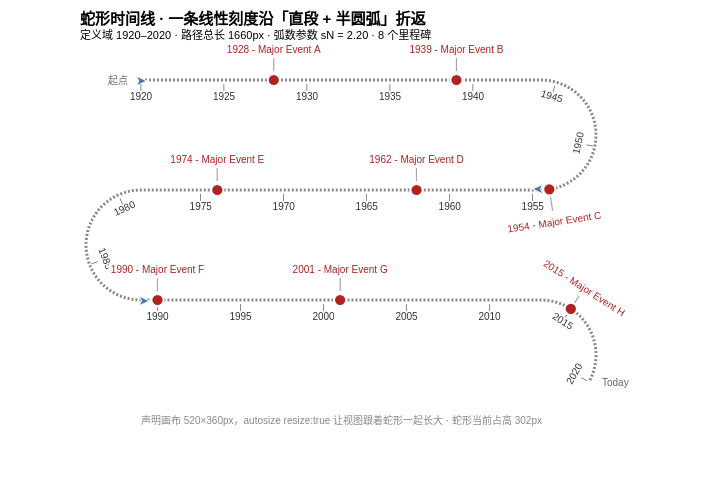

This figure's Vega-Lite source:
### Vega specification from a JSON file in a GitHub repository (floating-point values rounded to 4 significant figures)
{"$schema": "https://vega.github.io/schema/vega/v6.json", "description": "官方 serpentine-timeline 精读：把一条线性刻度沿「直段 + 半圆弧」反复交替的蛇形路径展开，刻度线、刻度标签、里程碑、方向箭头全部由同一组几何公式定位", "width": 520, "height": 360, "padding": {"left": 80, "top": 12, "right": 44, "bottom": 52}, "autosize": {"type": "pad", "resize": true}, "title": {"text": "蛇形时间线 · 一条线性刻度沿「直段 + 半圆弧」折返", "anchor": "start", "offset": 4, "fontSize": 15, "subtitle": {"signal": "'定义域 ' + sDomain[0] + '–' + sDomain[1] + ' · 路径总长 ' + format(sL, '.0f') + 'px · ' + '弧数参数 sN = ' + format(sN, '.2f') + ' · ' + length(data('dataset')) + ' 个里程碑'"}, "subtitleFontSize": 11}, "signals": [{"name": "straightW", "description": "几何：每段直段的水平长度（px）。官方把这个 signal 直接命名成 width，等于顶替内建信号；本例改名，画布尺寸与蛇形几何彻底解耦", "value": 400, "bind": {"input": "range", "name": "直段长度 (px)：", "min": 120, "max": 440, "step": 10}}, {"name": "sH", "description": "几何：半圆弧的直径（px）。它同时是相邻两条直段的垂直行距 —— 弧走完正好下降一个直径", "value": 110, "bind": {"input": "range", "name": "弧直径 (px)：", "min": 40, "max": 180, "step": 5}}, {"name": "sN", "description": "几何：弧的个数。整数时路径正好是 sN+1 段完整直段 + sN 段完整弧；小数部分是按「直段+弧」整周期算的，不是按弧算 —— sN=2.2 表示 2 个整弧之后再走 0.2 个周期（0.2·sWsA），默认参数下落在第三个弧的 66% 处，而不是 20% 处", "value": 2.2, "bind": {"input": "range", "name": "弧数：", "min": 0, "max": 5, "step": 0.05}}, {"name": "tC", "description": "刻度：沿整条路径均匀铺多少个刻度（含首尾两端）。下限取 2：tC=0 会让 tickDomain 变 0 行（本仓库校验器断言每个数据集行数 > 0），tC=1 只剩一个刻度、画不出轴。注意 (tC-1) 那个分母并不会真的除到 0 —— id === 1 的分支先把它挡住了", "value": 21, "bind": {"input": "range", "name": "刻度数：", "min": 2, "max": 41, "step": 1}}, {"name": "mO", "description": "里程碑：标记点到标签的法向偏移量（px）", "value": 35, "bind": {"input": "range", "name": "里程碑偏移 (px)：", "min": 10, "max": 60, "step": 1}}, {"name": "sT", "description": "样式：蛇形线的线宽", "value": 3, "bind": {"input": "range", "name": "线宽：", "min": 1, "max": 10, "step": 0.5}}, {"name": "labelsOnHover", "description": "交互：只在 hover 到里程碑时显示它的标签（标签互相压字时打开）", "value": false, "bind": {"input": "checkbox", "name": "标签仅 hover 时显示："}}, {"name": "includeArrows", "description": "交互：是否画每段起点的方向箭头。官方用 filter 把箭头数据集过滤空，本例改成控制 opacity，避免出现「可以为 0 行」的数据集", "value": true, "bind": {"input": "checkbox", "name": "显示方向箭头："}}, {"name": "reverse", "description": "交互：把 sS1 比例尺整体反向（时间轴从路径末端往回走），箭头与首尾注记会一起翻转", "value": false, "bind": {"input": "checkbox", "name": "反向时间轴："}}, {"name": "annotationStart", "description": "注记：路径起点处的文字", "value": "起点", "bind": {"input": "text", "name": "起点注记："}}, {"name": "annotationEnd", "description": "注记：路径终点处的文字", "value": "Today", "bind": {"input": "text", "name": "终点注记："}}, {"name": "tLO", "description": "刻度：刻度标签沿法向的偏移量（px）。不绑控件，作为「可调但不常调」的参数留在检视面板里", "value": 8}, {"name": "domainOverride", "description": "定义域：想手工指定时写成 [1900, 2020]；为 null（或零跨度的 [2000, 2000]）则退回从数据算。官方这里写的是 init: [year(now())-100, year(now())] —— 依赖当前时间，无头校验每年结果都不一样", "value": null}, {"name": "dataDomain", "description": "定义域：从数据取极值，空表或零跨度时兜底到 [1920, 2020]（本仓库铁律：data 驱动的 domain 必须兜底，否则 scale 会退化成 [NaN, NaN] 或零跨度）", "update": "span(extent(pluck(data('dataset'), 'domain'))) > 0 ? extent(pluck(data('dataset'), 'domain')) : [1920, 2020]"}, {"name": "sDomain", "description": "定义域：优先用 domainOverride（要求跨度非零，否则 lineStep 会变 0、蛇形线退化成 0 行），否则把数据极值向外取整到整十年（1928..2015 → 1920..2020）", "update": "isValid(domainOverride) && span(domainOverride) != 0 ? domainOverride : [floor(dataDomain[0] / 10) * 10, ceil(dataDomain[1] / 10) * 10]"}, {"name": "sA", "description": "几何：一段半圆弧的弧长 = π·(sH/2) = sH·π/2", "update": "sH * PI / 2"}, {"name": "sWsA", "description": "几何：一个「直段 + 弧」周期的长度，蛇形几何的模数", "update": "straightW + sA"}, {"name": "sL", "description": "几何：路径总长 = (sN+1) 段直段 + sN 段弧", "update": "(sN + 1) * straightW + sN * sA"}, {"name": "sRange", "description": "比例尺：sS1 的 range 就是「沿路径的弧长」区间 [0, sL]", "update": "[0, sL]"}, {"name": "sD", "description": "样式：蛇形线的虚线数组", "update": "[2, 2]"}, {"name": "lineSteps", "description": "采样：蛇形线用多少段折线近似（>=400 时肉眼看不出棱角）", "value": 600}, {"name": "lineStep", "description": "采样：折线顶点在 domain 上的步长。写成 span/步数 而不是官方的固定 0.1，换定义域（比如毫秒时间戳）也不会爆行数", "update": "span(sDomain) / lineSteps"}, {"name": "plotH", "description": "布局：蛇形实际占用的高度，从 serpentine 数据集反算。官方把这个 signal 命名成 height（顶替内建信号，让画布自己长高）；本例改名，只用它来摆放脚注文字", "update": "length(data('serpentine')) ? extent(pluck(data('serpentine'), 'y'))[1] : 0"}, {"name": "annotations", "description": "注记：把两个文本框合成一个对象，text mark 里按 category 取用", "update": "{start: (isValid(annotationStart) ? annotationStart : ''), end: (isValid(annotationEnd) ? annotationEnd : '')}"}, {"name": "hoverFocus", "description": "交互：当前 hover 的里程碑元组（没有则 null）。官方写 value: 0 —— isValid(0) 为真，初始态就已经算「有焦点」了，这里改成 null", "value": null, "on": [{"events": "@milestone_markers:mouseover", "update": "datum"}, {"events": "@milestone_markers:mouseout", "update": "null"}]}], "scales": [{"name": "sS1", "type": "linear", "zero": false, "reverse": {"signal": "reverse"}, "domain": {"signal": "sDomain"}, "range": {"signal": "sRange"}}], "data": [{"name": "dataset", "comment": "里程碑事件表，照抄官方示例的 8 行（domain 是年份，label 是事件名）", "values": [{"domain": 1928, "label": "Major Event A"}, {"domain": 1939, "label": "Major Event B"}, {"domain": 1954, "label": "Major Event C"}, {"domain": 1962, "label": "Major Event D"}, {"domain": 1974, "label": "Major Event E"}, {"domain": 1990, "label": "Major Event F"}, {"domain": 2001, "label": "Major Event G"}, {"domain": 2015, "label": "Major Event H"}]}, {"name": "serpentineDomain", "comment": "蛇形线的折线顶点：在 domain 上均匀采样 lineSteps+1 个值。sequence 是右开区间，所以 stop 要加半步才能把末点包进来", "values": [{}], "transform": [{"type": "formula", "expr": "sequence(sDomain[0], sDomain[1] + lineStep / 2, lineStep)", "as": "domain"}, {"type": "flatten", "fields": ["domain"]}]}, {"name": "tickDomain", "comment": "刻度值：先造 1..tC 的序号，再线性插值成 domain 值并取整；首尾两个刻度直接锚到 sDomain 端点", "values": [{}], "transform": [{"type": "formula", "expr": "sequence(1, tC + 1, 1)", "as": "id"}, {"type": "flatten", "fields": ["id"]}, {"type": "formula", "expr": "round(datum.id === 1 ? sDomain[0] : datum.id === tC ? sDomain[1] : sDomain[0] + span(sDomain) * ((datum.id - 1) / (tC - 1)))", "as": "domain"}, {"type": "project", "fields": ["domain"]}]}, {"name": "componentEncodings", "comment": "全图唯一的几何流水线：五类构件（起点注记 / 蛇形线顶点 / 里程碑 / 刻度 / 终点注记）共用同一套公式，把 domain 值算成 (x, y, labelAngle, side, direction)", "values": [{"category": "start"}, {"category": "serpentine"}, {"category": "milestone"}, {"category": "tick"}, {"category": "end"}], "transform": [{"type": "formula", "comment": "每类构件取自己那串 domain 值（起点/终点各取一个端点，反向时互换）", "expr": "datum.category === 'start' ? [sDomain[reverse ? 1 : 0]] : datum.category === 'serpentine' ? pluck(data('serpentineDomain'), 'domain') : datum.category === 'milestone' ? pluck(data('dataset'), 'domain') : datum.category === 'tick' ? pluck(data('tickDomain'), 'domain') : [sDomain[reverse ? 0 : 1]]", "as": "domain"}, {"type": "flatten", "fields": ["domain"]}, {"type": "formula", "expr": "+datum.domain", "as": "domain"}, {"type": "window", "comment": "组内序号，供 segment_ends 找每段的第一个顶点（row_number 不像 rank 那样遇并列多吐行）", "ops": ["row_number"], "sort": {"field": "domain"}, "groupby": ["category"], "as": ["id"]}, {"type": "formula", "comment": "第 1 步：domain 值 → 沿路径的弧长 sK（数据变换里可以直接调 scale()）", "expr": "scale('sS1', datum.domain)", "as": "sK"}, {"type": "formula", "comment": "第 2 步：第几个「直段+弧」周期", "expr": "floor(datum.sK / sWsA)", "as": "i"}, {"type": "formula", "comment": "第 3 步：周期内位移", "expr": "datum.sK % sWsA", "as": "r"}, {"type": "formula", "comment": "第 4 步：弧内圆心角（弧长/半径），r<straightW 时为负数、用不到", "expr": "(datum.r - straightW) / (sH / 2)", "as": "alpha"}, {"type": "formula", "comment": "第 5 步：判定落在直段还是弧上", "expr": "datum.r <= straightW ? 'straight' : 'arc'", "as": "type"}, {"type": "formula", "comment": "第 6 步：直段部分的 x —— 偶数段左→右取 min(r, W)，奇数段右→左取 max(W-r, 0)", "expr": "datum.i % 2 == 0 ? min(datum.r, straightW) : max(straightW - datum.r, 0)", "as": "xStraight"}, {"type": "formula", "comment": "第 7 步：弧上再叠加 ±sin(alpha)·sH/2 的横向分量（偶数段向右凸，奇数段向左凸）", "expr": "datum.type === 'straight' ? datum.xStraight : datum.xStraight + (datum.i % 2 == 0 ? 1 : -1) * sin(datum.alpha) * sH / 2", "as": "x"}, {"type": "formula", "comment": "第 8 步：y —— 直段是 i·sH，弧上再加 (1-cos(alpha))·sH/2，alpha 走到 π 时正好降满一个 sH", "expr": "datum.i * sH + (datum.type === 'straight' ? 0 : (1 - cos(datum.alpha)) * sH / 2)", "as": "y"}, {"type": "formula", "comment": "弧凸向画布的哪一侧", "expr": "datum.type === 'straight' ? null : datum.i % 2 === 0 ? 'right' : 'left'", "as": "side"}, {"type": "formula", "comment": "在弧的上半还是下半（决定标签要不要翻 180°）", "expr": "datum.type === 'straight' ? null : datum.alpha < PI / 2 ? 'top' : 'bottom'", "as": "hemisphere"}, {"type": "formula", "comment": "标签/刻度线的旋转角：切线方向 = alpha（度），左侧弧取反，过 90° 再翻 180° 让字始终朝外正立", "expr": "datum.type === 'straight' ? 0 : (datum.side === 'left' ? -1 : 1) * datum.alpha * (180 / PI) + (datum.alpha < PI / 2 ? 0 : 180)", "as": "labelAngle"}, {"type": "formula", "comment": "直段的行进方向", "expr": "datum.i % 2 === 0 ? '→' : '←'", "as": "direction"}, {"type": "formula", "comment": "弧上的行进方向按「哪侧 + 上下半圆」四象限判", "expr": "datum.type === 'straight' ? datum.direction : datum.side === 'left' ? (datum.hemisphere === 'top' ? '←' : '→') : (datum.hemisphere === 'top' ? '→' : '←')", "as": "direction"}]}, {"name": "serpentine", "comment": "蛇形线本体（line mark 按行顺序连点，上游 window 已按 domain 排好）", "source": "componentEncodings", "transform": [{"type": "filter", "expr": "datum.category === 'serpentine'"}]}, {"name": "ticks", "source": "componentEncodings", "transform": [{"type": "filter", "expr": "datum.category === 'tick'"}, {"type": "formula", "comment": "刻度标签沿法向的偏移：直段固定朝下；弧上要按 side 与 alpha 是否过 90° 决定符号与倍数（旋转后局部坐标系跟着转）", "expr": "!isValid(datum.side) ? (tLO + 3.5) : (round(datum.alpha * (180 / PI)) >= 90 ? -1 : 1.75) * (tLO + 3.5)", "as": "dy"}]}, {"name": "domain_extent", "comment": "首尾注记：只保留 start / end 两行，另算文字的 align 与 dx（让注记贴在路径外侧）", "source": "componentEncodings", "transform": [{"type": "filter", "expr": "datum.category === 'start' || datum.category === 'end'"}, {"type": "formula", "expr": "datum.category === 'start' ? 'right' : datum.direction === '←' && datum.type === 'straight' ? 'right' : datum.side === 'left' ? 'right' : 'left'", "as": "align"}, {"type": "formula", "expr": "(datum.align === 'right' ? -1 : 1) * (tLO + 5)", "as": "dx"}]}, {"name": "segment_ends", "comment": "方向箭头：每个周期 i 里取 id 最小（反向时最大）的那个顶点，即该段的起点", "source": "componentEncodings", "transform": [{"type": "filter", "expr": "datum.category === 'serpentine'"}, {"type": "joinaggregate", "fields": ["id", "id"], "ops": ["min", "max"], "groupby": ["i"], "as": ["minId", "maxId"]}, {"type": "filter", "expr": "datum.id === (reverse ? datum.maxId : datum.minId)"}]}, {"name": "milestones", "comment": "里程碑：几何流水线的结果回连 dataset 取 label，再算标签的法向偏移 dy", "source": "componentEncodings", "transform": [{"type": "filter", "expr": "datum.category === 'milestone'"}, {"type": "lookup", "key": "domain", "from": "dataset", "fields": ["domain"], "values": ["label"]}, {"type": "formula", "comment": "直段：标签在线上方（-mO）；弧上：过 90° 后局部 y 轴已翻转，符号跟着反过来", "expr": "!isValid(datum.side) ? -mO : (round(datum.alpha * (180 / PI)) >= 90 ? 1 : -0.5) * (mO + 3.5)", "as": "dy"}]}], "marks": [{"name": "axis_group", "comment": "轴的四件套打包在一个 group 里：没有 from / encode，纯粹用来分组与控制绘制顺序", "type": "group", "marks": [{"name": "annotations", "comment": "首尾注记", "type": "text", "from": {"data": "domain_extent"}, "interactive": false, "encode": {"update": {"x": {"field": "x"}, "y": {"field": "y"}, "text": {"signal": "datum.category === 'start' ? annotations.start : annotations.end"}, "fontSize": {"value": 10}, "baseline": {"value": "middle"}, "align": {"field": "align"}, "dx": {"field": "dx"}, "dy": {"value": 1}, "fill": {"value": "#666"}}}}, {"name": "serpentine_line", "comment": "蛇形线本体：601 个顶点的一条 line，充当轴的 domain 线", "type": "line", "from": {"data": "serpentine"}, "interactive": false, "encode": {"update": {"x": {"field": "x"}, "y": {"field": "y"}, "strokeDash": {"signal": "sD"}, "stroke": {"value": "#888"}, "strokeWidth": {"signal": "sT"}}}}, {"name": "arrow_marks", "comment": "方向箭头：用一个 text 字形代替 shape，旋转直接交给 angle", "type": "text", "from": {"data": "segment_ends"}, "interactive": false, "encode": {"update": {"x": {"field": "x"}, "y": {"field": "y"}, "dy": {"value": 1}, "text": {"value": "➤"}, "fontSize": {"value": 16}, "fill": {"value": "#4c78a8"}, "stroke": {"value": "#fff"}, "strokeWidth": {"value": 1}, "angle": {"signal": "datum.direction === '→' ? 0 : 180"}, "align": {"value": "center"}, "baseline": {"value": "middle"}, "opacity": {"signal": "includeArrows ? 1 : 0"}}}}, {"name": "tick_marks", "comment": "刻度线：同样是一个 '|' 字形，angle 取 labelAngle 就自动垂直于路径", "type": "text", "from": {"data": "ticks"}, "interactive": false, "encode": {"update": {"x": {"field": "x"}, "y": {"field": "y"}, "dy": {"signal": "2.5 * (datum.type === 'straight' ? 1 : round(datum.alpha * (180 / PI)) >= 90 ? -1 : 4)"}, "text": {"value": "|"}, "fontSize": {"value": 7}, "fill": {"value": "#333"}, "angle": {"field": "labelAngle"}, "align": {"value": "center"}, "baseline": {"signal": "datum.type === 'straight' ? 'top' : 'bottom'"}}}}, {"name": "tick_labels", "comment": "刻度标签：年份是整数，不需要 format", "type": "text", "from": {"data": "ticks"}, "interactive": false, "encode": {"update": {"x": {"field": "x"}, "y": {"field": "y"}, "dy": {"field": "dy"}, "text": {"field": "domain"}, "fontSize": {"value": 10}, "fill": {"value": "#333"}, "align": {"value": "center"}, "angle": {"field": "labelAngle"}, "baseline": {"signal": "datum.type === 'straight' ? 'top' : 'bottom'"}}}}]}, {"name": "milestone_connecting_lines", "comment": "里程碑的引线：还是 '|' 字形，dy 取标签偏移的一半，正好落在标记点与标签之间", "type": "text", "from": {"data": "milestones"}, "interactive": false, "encode": {"update": {"x": {"field": "x"}, "y": {"field": "y"}, "text": {"value": "|"}, "fontSize": {"value": 15}, "fontWeight": {"value": 100}, "dy": {"signal": "datum.type === 'arc' && round(datum.alpha * (180 / PI)) > 89 ? 0.35 * (mO + 3.5) : datum.dy / 2"}, "align": {"value": "center"}, "baseline": {"value": "middle"}, "angle": {"field": "labelAngle"}, "fillOpacity": {"value": 0.35}, "opacity": {"signal": "isValid(hoverFocus) && datum.label === hoverFocus.label ? 1 : labelsOnHover ? 0 : 1"}}}}, {"name": "milestone_markers", "comment": "里程碑标记点：全图唯一 interactive 的 mark，hoverFocus 的事件源就是它", "type": "symbol", "from": {"data": "milestones"}, "interactive": true, "encode": {"update": {"x": {"field": "x"}, "y": {"field": "y"}, "size": {"signal": "isValid(hoverFocus) && datum.label === hoverFocus.label ? 200 : 150"}, "fill": {"signal": "labelsOnHover ? (isValid(hoverFocus) && datum.label === hoverFocus.label ? 'firebrick' : '#e4b3b4') : 'firebrick'"}, "stroke": {"signal": "labelsOnHover ? (isValid(hoverFocus) && datum.label === hoverFocus.label ? '#fff' : 'firebrick') : '#fff'"}, "strokeWidth": {"signal": "labelsOnHover ? 1 : 2"}, "cursor": {"value": "pointer"}, "tooltip": {"signal": "datum.domain + ' · ' + datum.label"}}}}, {"name": "milestone_label_backgrounds", "comment": "标签白描边垫底：同一段文字先用 7px 白色 stroke 画一遍，压掉底下的蛇形线", "type": "text", "from": {"data": "milestones"}, "interactive": false, "encode": {"update": {"x": {"field": "x"}, "y": {"field": "y"}, "dy": {"field": "dy"}, "text": {"signal": "datum.domain + ' - ' + datum.label"}, "fontSize": {"value": 10}, "fill": {"value": "#fff"}, "stroke": {"value": "#fff"}, "strokeWidth": {"value": 7}, "angle": {"field": "labelAngle"}, "align": {"value": "center"}, "baseline": {"signal": "datum.type === 'straight' ? 'top' : 'bottom'"}, "opacity": {"signal": "isValid(hoverFocus) && datum.label === hoverFocus.label ? 1 : labelsOnHover ? 0 : 1"}}}}, {"name": "milestone_labels", "comment": "标签正文，与垫底 mark 的定位表达式必须逐字一致", "type": "text", "from": {"data": "milestones"}, "interactive": false, "encode": {"update": {"x": {"field": "x"}, "y": {"field": "y"}, "dy": {"field": "dy"}, "text": {"signal": "datum.domain + ' - ' + datum.label"}, "fontSize": {"value": 10}, "fill": {"value": "firebrick"}, "angle": {"field": "labelAngle"}, "align": {"value": "center"}, "baseline": {"signal": "datum.type === 'straight' ? 'top' : 'bottom'"}, "opacity": {"signal": "isValid(hoverFocus) && datum.label === hoverFocus.label ? 1 : labelsOnHover ? 0 : 1"}}}}, {"name": "footnote", "comment": "脚注：用派生 signal plotH 摆位置 —— 官方那个从数据反算高度的 signal 在本例只承担这一件事，不再顶替内建 height", "type": "text", "interactive": false, "encode": {"update": {"x": {"value": 0}, "y": {"signal": "max(plotH, 0) + 34"}, "text": {"signal": "'声明画布 ' + width + '×' + height + 'px，autosize resize:true 让视图跟着蛇形一起长大 · 蛇形当前占高 ' + format(plotH, '.0f') + 'px'"}, "fontSize": {"value": 10}, "align": {"value": "left"}, "baseline": {"value": "top"}, "fill": {"value": "#888"}}}}]}
